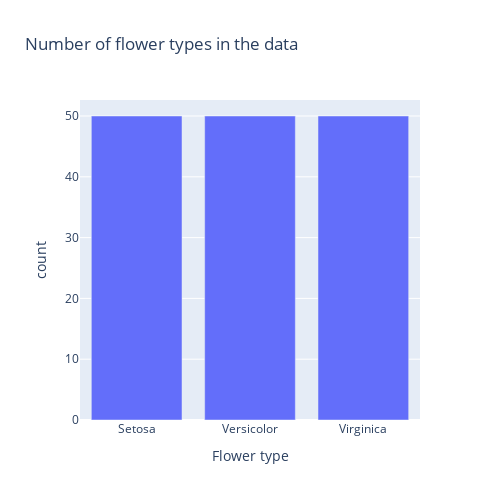

The notebook cell saved with this chart:
### Code cell
fig = go.Figure()
fig.add_trace(
    go.Bar(
        x=df_count_target["target"],
        y=df_count_target["count"],
        name="count for flower types",
    )
)


fig.update_layout(
    title="Number of flower types in the data",
    xaxis_title="Flower type",
    yaxis_title="count",
    height=500,
    width=500,
)

### Figure 1 — Plotly figure (JSON) as saved in the notebook; plotly's stock layout.template omitted (floating-point values rounded to 4 significant figures)
{"data": [{"name": "count for flower types", "type": "bar", "x": ["Setosa", "Versicolor", "Virginica"], "y": [50, 50, 50]}], "layout": {"height": 500, "title": {"text": "Number of flower types in the data"}, "width": 500, "xaxis": {"title": {"text": "Flower type"}}, "yaxis": {"title": {"text": "count"}}}}
